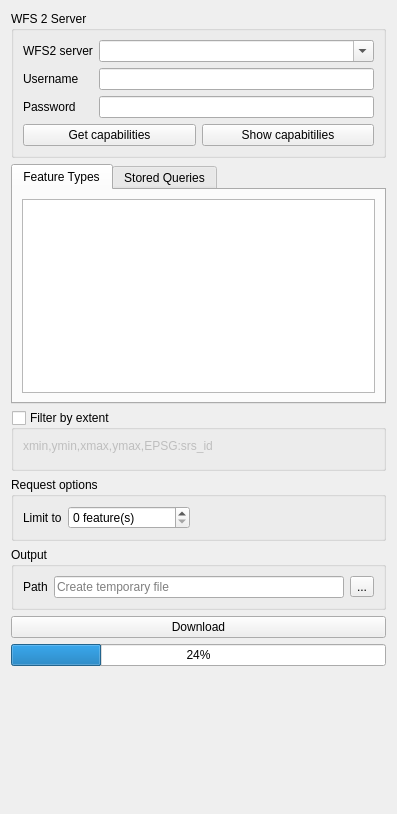
<?xml version="1.0" encoding="UTF-8"?>
<ui version="4.0">
 <class>Wfs2DownloadPanel</class>
 <widget class="QWidget" name="Wfs2DownloadPanel">
  <property name="geometry">
   <rect>
    <x>0</x>
    <y>0</y>
    <width>397</width>
    <height>814</height>
   </rect>
  </property>
  <property name="windowTitle">
   <string>Form</string>
  </property>
  <layout class="QVBoxLayout" name="verticalLayout">
   <item>
    <widget class="QGroupBox" name="groupBox_2">
     <property name="title">
      <string>WFS 2 Server</string>
     </property>
     <layout class="QVBoxLayout" name="verticalLayout_3">
      <item>
       <layout class="QFormLayout" name="formLayout">
        <property name="fieldGrowthPolicy">
         <enum>QFormLayout::AllNonFixedFieldsGrow</enum>
        </property>
        <item row="0" column="0">
         <widget class="QLabel" name="label">
          <property name="text">
           <string>WFS2 server</string>
          </property>
         </widget>
        </item>
        <item row="0" column="1">
         <widget class="QComboBox" name="uriComboBox">
          <property name="toolTip">
           <string>&lt;html&gt;&lt;head/&gt;&lt;body&gt;&lt;p&gt;URL of the WFS service to download from.&lt;/p&gt;&lt;/body&gt;&lt;/html&gt;</string>
          </property>
          <property name="editable">
           <bool>true</bool>
          </property>
          <property name="sizeAdjustPolicy">
           <enum>QComboBox::AdjustToMinimumContentsLength</enum>
          </property>
         </widget>
        </item>
        <item row="1" column="0">
         <widget class="QLabel" name="label_2">
          <property name="text">
           <string>Username</string>
          </property>
         </widget>
        </item>
        <item row="1" column="1">
         <widget class="QLineEdit" name="lineEdit">
          <property name="toolTip">
           <string>&lt;html&gt;&lt;head/&gt;&lt;body&gt;&lt;p&gt;Optional user name and password if remote download service require authentication (Basic authentication supported only).&lt;/p&gt;&lt;/body&gt;&lt;/html&gt;</string>
          </property>
         </widget>
        </item>
        <item row="2" column="0">
         <widget class="QLabel" name="label_3">
          <property name="text">
           <string>Password</string>
          </property>
         </widget>
        </item>
        <item row="2" column="1">
         <widget class="QLineEdit" name="lineEdit_2"/>
        </item>
       </layout>
      </item>
      <item>
       <layout class="QHBoxLayout" name="horizontalLayout">
        <item>
         <widget class="QPushButton" name="getCapabilitiesButton">
          <property name="toolTip">
           <string>&lt;html&gt;&lt;head/&gt;&lt;body&gt;&lt;p&gt;Request the GetCapabilities document from the download service to retrieve list of feature types and stored queries.&lt;/p&gt;&lt;/body&gt;&lt;/html&gt;</string>
          </property>
          <property name="text">
           <string>Get capabilities</string>
          </property>
         </widget>
        </item>
        <item>
         <widget class="QPushButton" name="showCapabilitiesButton">
          <property name="toolTip">
           <string>&lt;html&gt;&lt;head/&gt;&lt;body&gt;&lt;p&gt;Display GetCapabilities document using a simple tree view.&lt;/p&gt;&lt;/body&gt;&lt;/html&gt;</string>
          </property>
          <property name="text">
           <string>Show capabitilies</string>
          </property>
         </widget>
        </item>
       </layout>
      </item>
     </layout>
    </widget>
   </item>
   <item>
    <widget class="QTabWidget" name="datasetsTabWidget">
     <property name="currentIndex">
      <number>0</number>
     </property>
     <widget class="QWidget" name="tab">
      <attribute name="title">
       <string>Feature Types</string>
      </attribute>
      <layout class="QVBoxLayout" name="verticalLayout_5">
       <item>
        <widget class="QListWidget" name="featureTypesListWidget">
         <property name="toolTip">
          <string>&lt;html&gt;&lt;head/&gt;&lt;body&gt;&lt;p&gt;Choose the feature type to download.&lt;/p&gt;&lt;/body&gt;&lt;/html&gt;</string>
         </property>
         <property name="selectionMode">
          <enum>QAbstractItemView::SingleSelection</enum>
         </property>
        </widget>
       </item>
      </layout>
     </widget>
     <widget class="QWidget" name="tab_2">
      <attribute name="title">
       <string>Stored Queries</string>
      </attribute>
      <layout class="QVBoxLayout" name="verticalLayout_6">
       <item>
        <widget class="QListWidget" name="storedQueriesListWidget">
         <property name="toolTip">
          <string>&lt;html&gt;&lt;head/&gt;&lt;body&gt;&lt;p&gt;Choose the stored query to use. Currently, stored query parameters are not supported.&lt;/p&gt;&lt;/body&gt;&lt;/html&gt;</string>
         </property>
         <property name="selectionMode">
          <enum>QAbstractItemView::SingleSelection</enum>
         </property>
        </widget>
       </item>
       <item>
        <layout class="QFormLayout" name="storedQueryFormLayout"/>
       </item>
      </layout>
     </widget>
    </widget>
   </item>
   <item>
    <widget class="QGroupBox" name="bboxGroupBox">
     <property name="toolTip">
      <string>&lt;html&gt;&lt;head/&gt;&lt;body&gt;&lt;p&gt;Define an area of interest to download data from. The extent can be defined from map canvas.&lt;/p&gt;&lt;/body&gt;&lt;/html&gt;</string>
     </property>
     <property name="title">
      <string>Filter by extent</string>
     </property>
     <property name="checkable">
      <bool>true</bool>
     </property>
     <property name="checked">
      <bool>false</bool>
     </property>
     <layout class="QVBoxLayout" name="verticalLayout_11">
      <item>
       <widget class="QLabel" name="label_13">
        <property name="text">
         <string>xmin,ymin,xmax,ymax,EPSG:srs_id</string>
        </property>
       </widget>
      </item>
      <item>
       <widget class="BboxWidget" name="bboxWidget" native="true"/>
      </item>
     </layout>
    </widget>
   </item>
   <item>
    <widget class="QGroupBox" name="groupBox">
     <property name="title">
      <string>Request options</string>
     </property>
     <property name="checkable">
      <bool>false</bool>
     </property>
     <layout class="QVBoxLayout" name="verticalLayout_2">
      <item>
       <layout class="QFormLayout" name="formLayout_5">
        <property name="fieldGrowthPolicy">
         <enum>QFormLayout::AllNonFixedFieldsGrow</enum>
        </property>
        <item row="0" column="0">
         <widget class="QLabel" name="label_10">
          <property name="text">
           <string>Limit to</string>
          </property>
         </widget>
        </item>
        <item row="0" column="1">
         <layout class="QHBoxLayout" name="horizontalLayout_5">
          <item>
           <widget class="QSpinBox" name="featureLimitBox">
            <property name="toolTip">
             <string>&lt;html&gt;&lt;head/&gt;&lt;body&gt;&lt;p&gt;Maximum number of features to download.&lt;/p&gt;&lt;/body&gt;&lt;/html&gt;</string>
            </property>
            <property name="suffix">
             <string> feature(s)</string>
            </property>
            <property name="maximum">
             <number>100000</number>
            </property>
            <property name="value">
             <number>0</number>
            </property>
           </widget>
          </item>
          <item>
           <spacer name="horizontalSpacer">
            <property name="orientation">
             <enum>Qt::Horizontal</enum>
            </property>
            <property name="sizeHint" stdset="0">
             <size>
              <width>40</width>
              <height>20</height>
             </size>
            </property>
           </spacer>
          </item>
         </layout>
        </item>
       </layout>
      </item>
     </layout>
    </widget>
   </item>
   <item>
    <widget class="QGroupBox" name="outputGroupBox">
     <property name="title">
      <string>Output</string>
     </property>
     <layout class="QVBoxLayout" name="verticalLayout_4">
      <item>
       <layout class="QFormLayout" name="formLayout_2">
        <item row="0" column="0">
         <widget class="QLabel" name="outputPathLabel">
          <property name="text">
           <string>Path</string>
          </property>
         </widget>
        </item>
        <item row="0" column="1">
         <layout class="QHBoxLayout" name="horizontalLayout_6">
          <item>
           <widget class="QLineEdit" name="outputPathLineEdit">
            <property name="toolTip">
             <string>&lt;html&gt;&lt;head/&gt;&lt;body&gt;&lt;p&gt;The file downloaded will be saved in this location. If not set, a temporary file is created.&lt;/p&gt;&lt;/body&gt;&lt;/html&gt;</string>
            </property>
            <property name="placeholderText">
             <string>Create temporary file</string>
            </property>
           </widget>
          </item>
          <item>
           <widget class="QToolButton" name="outputPathButton">
            <property name="text">
             <string>...</string>
            </property>
           </widget>
          </item>
         </layout>
        </item>
       </layout>
      </item>
     </layout>
    </widget>
   </item>
   <item>
    <widget class="QPushButton" name="downloadButton">
     <property name="text">
      <string>Download</string>
     </property>
    </widget>
   </item>
   <item>
    <widget class="QProgressBar" name="downloadProgressBar">
     <property name="value">
      <number>24</number>
     </property>
    </widget>
   </item>
   <item>
    <spacer name="verticalSpacer">
     <property name="orientation">
      <enum>Qt::Vertical</enum>
     </property>
     <property name="sizeHint" stdset="0">
      <size>
       <width>20</width>
       <height>40</height>
      </size>
     </property>
    </spacer>
   </item>
  </layout>
 </widget>
 <customwidgets>
  <customwidget>
   <class>BboxWidget</class>
   <extends>QWidget</extends>
   <header>gml_application_schema_toolbox.gui.bbox_widget</header>
   <container>1</container>
  </customwidget>
 </customwidgets>
 <resources/>
 <connections/>
</ui>
